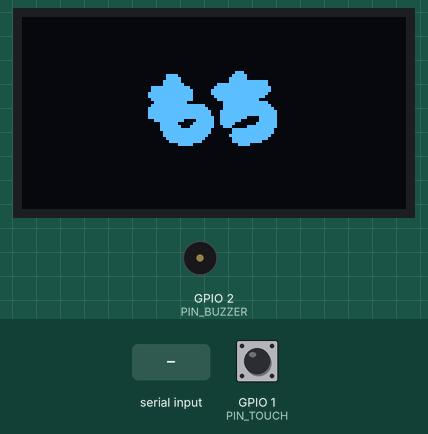
The sketch below on a simulated ESP32-C3. Shown: 128×64 one-colour display, buzzer (waves = sounding). The test bench sets the inputs (shaded band); at power-on: GPIO 1 (PIN_TOUCH) LOW. Random numbers use the default seed unless the sketch sets one; what the sketch prints to the serial monitor is not drawn.

Above: at 2.76 s.
2.8 s: GPIO 1 (PIN_TOUCH) pulled HIGH for 3.2 s
At 4.44 s:
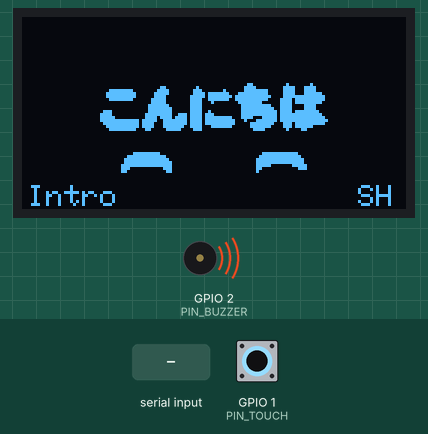
6.6 s: "shuffle\n" received over Serial
At 7.41 s:
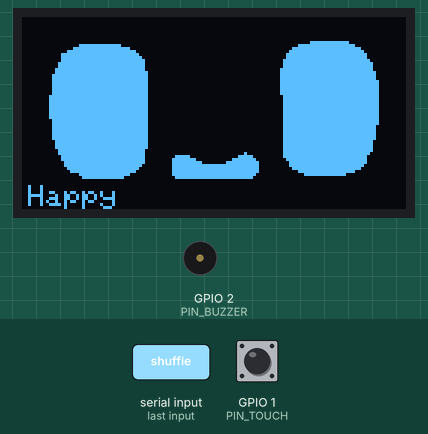
9.1 s: "5\n" received over Serial
At 9.13 s:
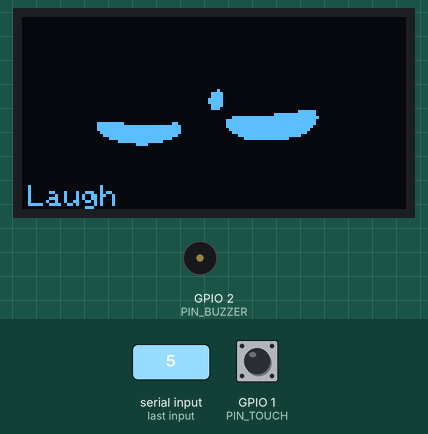
10.8 s: GPIO 1 (PIN_TOUCH) pulled HIGH for 0.15 s
At 11.37 s:
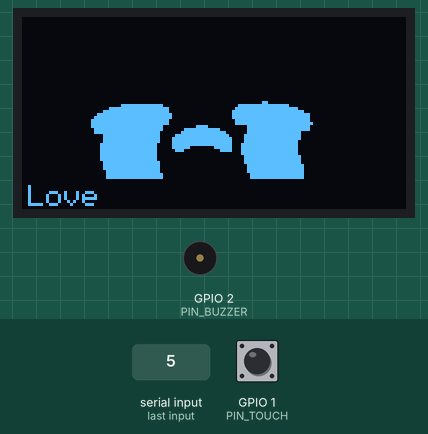
11.5 s: GPIO 1 (PIN_TOUCH) pulled HIGH for 1 s
At 13.06 s:
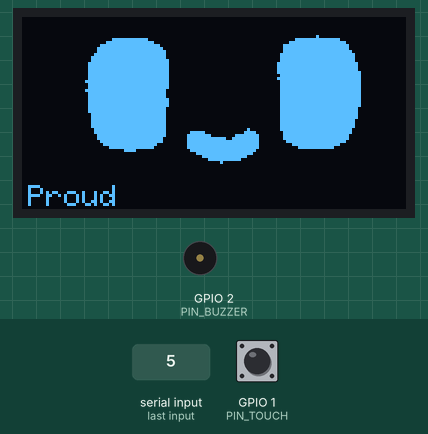
13.1 s: "0\n" received over Serial
At 13.5 s:
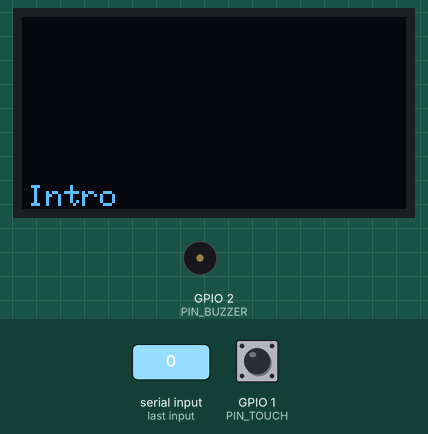
Timing chart, 0 to 15.6 s (numbered marks = the images above; inputs shaded):
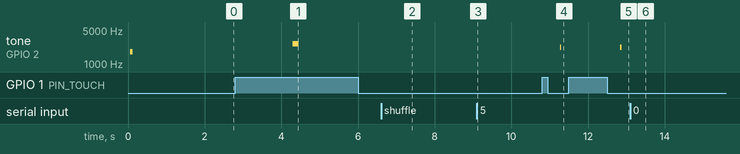

Measured:
- after the input at 2.8 s, tone on GPIO 2 (PIN_BUZZER): silent → 2600 Hz after 1.5 s, → silent 0.15 s later
- after the input at 10.8 s, tone on GPIO 2 (PIN_BUZZER): silent → 2200 Hz after 0.47 s, → silent 0.04 s later
- after the input at 11.5 s, tone on GPIO 2 (PIN_BUZZER): silent → 2200 Hz after 1.3 s, → silent 0.04 s later
- what the display in image 6 shows lasts 0.7 s, from 13.1 s to 13.8 s

The sketch:

MochiDesk.ino
```cpp
/* =============================================================================
   Mochi Desk — animated desktop companion for ESP32-C3 SuperMini
   -----------------------------------------------------------------------------
   18 animations, 1383 frames, 128x64 monochrome, ~14 FPS.

   Frames are XOR-delta encoded against the previous frame and then PackBits
   compressed, which brings 1.4 MB of raw bitmaps down to 231 KB of flash.
   The decoder is decodeFrame() below — about fifteen lines.

   HARDWARE (matches your confirmed wiring):
     SSD1306 128x64 OLED   SDA = GPIO20, SCL = GPIO21, address 0x3C
     TTP223 touch pad      GPIO3, active HIGH
     Speaker / buzzer      GPIO4   (use a transistor for a real speaker)

   CONTROLS:
     Single tap    next emotion
     Double tap    random emotion
     Long press    toggle shuffle mode (auto-changes every loop)
     Idle 5 min    drifts off to sleep; any tap wakes it

   BOARD SETTINGS:
     Board            : ESP32C3 Dev Module
     USB CDC On Boot  : Enabled
     Partition Scheme : Default 4MB with spiffs   (231 KB of frames fits fine)

   LIBRARIES: Adafruit SSD1306, Adafruit GFX
   ============================================================================= */

#include <Wire.h>
#include <Adafruit_GFX.h>
#include <Adafruit_SSD1306.h>
#include "animations.h"

/* ------------------------------ PINS --------------------------------------- */
#define PIN_SDA        20
#define PIN_SCL        21
#define PIN_TOUCH       1
#define PIN_BUZZER      2
#define OLED_ADDR    0x3C

/* ------------------------------ OPTIONS ------------------------------------ */
#define FRAME_MS          70      // 70 ms = ~14 FPS, the original recording rate
#define SOUND_ON        true
#define SHOW_NAME       true      // flash the emotion name when it changes
#define NAME_MS          700
#define SHUFFLE_ON_BOOT false
#define SLEEP_AFTER_MS  (5UL * 60UL * 1000UL)
#define I2C_HZ         700000UL   // drop to 400000 if the screen glitches

/* ------------------------------ DISPLAY ------------------------------------ */
Adafruit_SSD1306 display(128, 64, &Wire, -1);

/* ------------------------------ STATE -------------------------------------- */
uint8_t  frameBuf[1024];          // one decoded frame, row-major, MSB first
uint8_t  animIdx     = ANIM_HAPPY;
uint16_t frameIdx    = 0;
bool     shuffle     = SHUFFLE_ON_BOOT;
bool     asleep      = false;
bool     playOnce    = false;     // intro plays once, then hands over
uint8_t  nextAfterOnce = ANIM_HAPPY;

unsigned long lastFrame = 0, nameUntil = 0, lastTouchAt = 0, beepUntil = 0;

/* ============================ SOUND ========================================= */
void beep(unsigned int f, unsigned long ms) {
  if (!SOUND_ON) return;
  tone(PIN_BUZZER, f);
  beepUntil = millis() + ms;
}
void serviceBeep() {
  if (beepUntil && millis() > beepUntil) { noTone(PIN_BUZZER); beepUntil = 0; }
}

/* ============================ DECODER =======================================
   PackBits: a signed token byte. 0..127 means "the next (n+1) bytes are
   literals". -1..-127 means "repeat the next byte (1-n) times". Each decoded
   byte is XORed into the frame buffer, because what is stored is the
   difference from the previous frame, not the frame itself.
   This is why an animation must always be played from frame 0 with a cleared
   buffer — startAnim() takes care of that.
   ============================================================================= */
void decodeFrame(const Anim& a, uint16_t frame) {
  uint16_t i   = pgm_read_word(&a.offsets[frame]);
  uint16_t end = pgm_read_word(&a.offsets[frame + 1]);
  uint16_t o   = 0;

  while (o < 1024 && i < end) {
    int8_t t = (int8_t)pgm_read_byte(&a.data[i++]);
    if (t >= 0) {
      uint16_t n = (uint16_t)t + 1;
      while (n-- && o < 1024) frameBuf[o++] ^= pgm_read_byte(&a.data[i++]);
    } else {
      uint16_t n = (uint16_t)(1 - t);
      uint8_t  v = pgm_read_byte(&a.data[i++]);
      while (n-- && o < 1024) frameBuf[o++] ^= v;
    }
  }
}

/* ============================ PLAYBACK ====================================== */
void startAnim(uint8_t idx, bool once = false, uint8_t thenIdx = ANIM_HAPPY) {
  animIdx  = idx % ANIM_COUNT;
  frameIdx = 0;
  playOnce = once;
  nextAfterOnce = thenIdx;
  memset(frameBuf, 0, sizeof(frameBuf));   // delta chain restarts from black
  lastFrame = 0;
  if (SHOW_NAME && !once) nameUntil = millis() + NAME_MS;
  Serial.printf("play %s (%u frames)\n", ANIMS[animIdx].name, ANIMS[animIdx].frames);
}

uint8_t randomOther() {
  uint8_t n;
  do { n = random(1, ANIM_COUNT); } while (n == animIdx && ANIM_COUNT > 2);
  return n;   // start at 1 so the intro is never picked at random
}

void drawCurrent() {
  display.clearDisplay();
  display.drawBitmap(0, 0, frameBuf, 128, 64, SSD1306_WHITE);

  if (SHOW_NAME && millis() < nameUntil) {
    display.fillRect(0, 54, 128, 10, SSD1306_BLACK);
    display.setTextSize(1);
    display.setTextColor(SSD1306_WHITE);
    display.setCursor(2, 56);
    display.print(ANIMS[animIdx].name);
    if (shuffle) { display.setCursor(112, 56); display.print("SH"); }
  }
  display.display();
}

void tickAnim() {
  if (millis() - lastFrame < FRAME_MS) return;
  lastFrame = millis();

  decodeFrame(ANIMS[animIdx], frameIdx);
  drawCurrent();

  frameIdx++;
  if (frameIdx >= ANIMS[animIdx].frames) {
    if (playOnce)      startAnim(nextAfterOnce);
    else if (shuffle)  startAnim(randomOther());
    else               startAnim(animIdx);      // loop, resetting the delta chain
  }
}

/* ============================ SLEEP ========================================= */
void goToSleep() {
  asleep = true;
  display.dim(true);
  startAnim(ANIM_SLEEPY);
  Serial.println("dozing off");
}
void wakeUp() {
  asleep = false;
  display.dim(false);
  beep(2400, 40);
  startAnim(ANIM_EXCITED2);
}

/* ============================ TOUCH ========================================= */
bool     touchPrev = false, longFired = false;
uint8_t  tapCount = 0;
unsigned long touchStart = 0, lastTapEnd = 0;

void serviceTouch() {
  bool now = digitalRead(PIN_TOUCH) == HIGH;

  if (now && !touchPrev) { touchStart = millis(); longFired = false; }

  // long press: toggle shuffle
  if (now && !longFired && millis() - touchStart > 1500) {
    longFired = true;
    lastTouchAt = millis();
    if (asleep) { wakeUp(); return; }
    shuffle = !shuffle;
    beep(shuffle ? 2600 : 700, 150);
    nameUntil = millis() + NAME_MS;
    Serial.printf("shuffle %s\n", shuffle ? "on" : "off");
  }

  // release
  if (!now && touchPrev && !longFired && millis() - touchStart > 40) {
    lastTouchAt = millis();
    if (asleep) { wakeUp(); tapCount = 0; return; }
    tapCount++;
    lastTapEnd = millis();
  }
  touchPrev = now;

  // resolve single vs double once the double-tap window closes
  if (tapCount && millis() - lastTapEnd > 320) {
    if (tapCount == 1) { beep(2200, 35); startAnim((animIdx + 1) % ANIM_COUNT); }
    else               { beep(2900, 60); startAnim(randomOther()); }
    tapCount = 0;
  }
}

/* ============================ SERIAL ======================================== */
void serviceSerial() {
  if (!Serial.available()) return;
  String s = Serial.readStringUntil('\n');
  s.trim();
  if (s.length() == 0) return;

  if (s == "list") {
    for (uint8_t i = 0; i < ANIM_COUNT; i++)
      Serial.printf("%2u  %s  %u frames\n", i, ANIMS[i].name, ANIMS[i].frames);
  } else if (s == "shuffle") {
    shuffle = !shuffle;
    Serial.printf("shuffle %s\n", shuffle ? "on" : "off");
  } else {
    int n = s.toInt();
    if (n >= 0 && n < ANIM_COUNT) startAnim(n);
    else Serial.println("type a number, 'list', or 'shuffle'");
  }
}

/* ============================ SETUP / LOOP ================================== */
void setup() {
  Serial.begin(115200);
  pinMode(PIN_TOUCH, INPUT);
  pinMode(PIN_BUZZER, OUTPUT);

  Wire.begin(PIN_SDA, PIN_SCL, I2C_HZ);

  if (!display.begin(SSD1306_SWITCHCAPVCC, OLED_ADDR)) {
    Serial.println("OLED not found on GPIO20/21 at 0x3C");
    tone(PIN_BUZZER, 400); delay(500); noTone(PIN_BUZZER);
    // keep going anyway so the serial console still works
  }
  display.clearDisplay();
  display.display();

  randomSeed(esp_random());
  Serial.printf("Mochi Desk ready: %u animations\n", ANIM_COUNT);
  Serial.println("serial: a number to jump, 'list', or 'shuffle'");

  beep(1800, 60);
  lastTouchAt = millis();
  startAnim(ANIM_INTRO, true, ANIM_HAPPY);   // intro once, then settle on happy
}

void loop() {
  serviceTouch();
  serviceBeep();
  serviceSerial();
  tickAnim();

  if (!asleep && millis() - lastTouchAt > SLEEP_AFTER_MS) goToSleep();
}
```

animations.h
```cpp
// Auto-generated index of all Mochi animations.
// Each frame is XOR-delta encoded against the previous frame, then PackBits
// compressed. 1383 frames total, 231 KB of flash instead of 1.4 MB raw.
#pragma once
#include <Arduino.h>

#include "anim_intro.h"
#include "anim_happy.h"
#include "anim_happy2.h"
#include "anim_content.h"
#include "anim_excited2.h"
#include "anim_laugh.h"
#include "anim_love.h"
#include "anim_proud.h"
#include "anim_relaxed.h"
#include "anim_music.h"
#include "anim_determined.h"
#include "anim_confused2.h"
#include "anim_embarrassed.h"
#include "anim_frustrated.h"
#include "anim_angry.h"
#include "anim_angry2.h"
#include "anim_sleepy.h"
#include "anim_sleepy3.h"

struct Anim {
  const char*     name;
  const uint8_t*  data;
  const uint16_t* offsets;
  uint16_t        frames;
};

const Anim ANIMS[] = {
  { "Intro      ", intro_data, intro_offsets, INTRO_FRAMES },
  { "Happy      ", happy_data, happy_offsets, HAPPY_FRAMES },
  { "Happy2     ", happy2_data, happy2_offsets, HAPPY2_FRAMES },
  { "Content    ", content_data, content_offsets, CONTENT_FRAMES },
  { "Excited    ", excited2_data, excited2_offsets, EXCITED2_FRAMES },
  { "Laugh      ", laugh_data, laugh_offsets, LAUGH_FRAMES },
  { "Love       ", love_data, love_offsets, LOVE_FRAMES },
  { "Proud      ", proud_data, proud_offsets, PROUD_FRAMES },
  { "Relaxed    ", relaxed_data, relaxed_offsets, RELAXED_FRAMES },
  { "Music      ", music_data, music_offsets, MUSIC_FRAMES },
  { "Determined ", determined_data, determined_offsets, DETERMINED_FRAMES },
  { "Confused   ", confused2_data, confused2_offsets, CONFUSED2_FRAMES },
  { "Embarrassed", embarrassed_data, embarrassed_offsets, EMBARRASSED_FRAMES },
  { "Frustrated ", frustrated_data, frustrated_offsets, FRUSTRATED_FRAMES },
  { "Angry      ", angry_data, angry_offsets, ANGRY_FRAMES },
  { "Angry2     ", angry2_data, angry2_offsets, ANGRY2_FRAMES },
  { "Sleepy     ", sleepy_data, sleepy_offsets, SLEEPY_FRAMES },
  { "Sleepy2    ", sleepy3_data, sleepy3_offsets, SLEEPY3_FRAMES },
};

const uint8_t ANIM_COUNT = sizeof(ANIMS) / sizeof(ANIMS[0]);

// Index of each animation, in the order listed above
#define ANIM_INTRO        0
#define ANIM_HAPPY        1
#define ANIM_HAPPY2       2
#define ANIM_CONTENT      3
#define ANIM_EXCITED2     4
#define ANIM_LAUGH        5
#define ANIM_LOVE         6
#define ANIM_PROUD        7
#define ANIM_RELAXED      8
#define ANIM_MUSIC        9
#define ANIM_DETERMINED   10
#define ANIM_CONFUSED2    11
#define ANIM_EMBARRASSED  12
#define ANIM_FRUSTRATED   13
#define ANIM_ANGRY        14
#define ANIM_ANGRY2       15
#define ANIM_SLEEPY       16
#define ANIM_SLEEPY3      17
```

Source omitted: anim_angry.h (data table, 76517 bytes), anim_angry2.h (data table, 128235 bytes), im_confused2.h (data table, 88354 bytes), anim_content.h (data table, 81734 bytes), m_determined.h (data table, 66818 bytes), _embarrassed.h (data table, 55140 bytes), nim_excited2.h (data table, 51209 bytes), m_frustrated.h (data table, 77030 bytes), anim_happy.h (data table, 55027 bytes), anim_happy2.h (data table, 62595 bytes), anim_intro.h (data table, 51342 bytes), anim_laugh.h (data table, 62025 bytes) and 6 more
